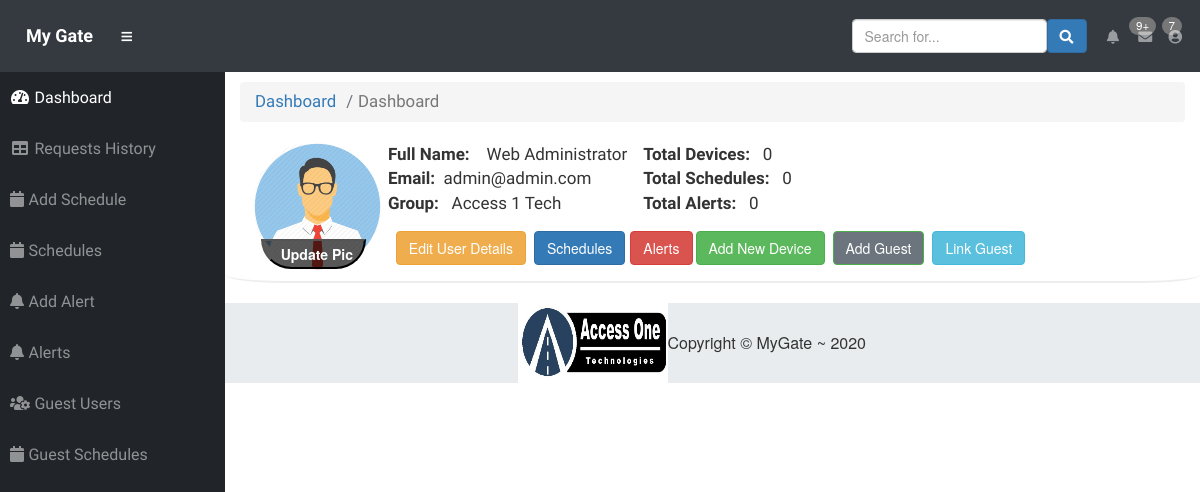
Page /dashboard.php (signed in) on the committed database.
### tables this page shows
CREATE TABLE `users` (
  `id` int(11) NOT NULL,
  `user_type` text NOT NULL,
  `parent_id` int(10) NOT NULL,
  `first_name` varchar(255) NOT NULL,
  `last_name` varchar(200) NOT NULL,
  `company` int(11) NOT NULL,
  `email` varchar(255) NOT NULL,
  `password` varchar(255) NOT NULL,
  `is_restricted` tinyint(1) NOT NULL DEFAULT '0',
  `image` varchar(100) NOT NULL DEFAULT 'default.png',
  `mac` varchar(40) NOT NULL,
  `mobile_mac` varchar(40) NOT NULL,
  `is_admin` tinyint(1) NOT NULL,
  `app_token` text NOT NULL
);

CREATE TABLE `company` (
  `id` int(20) NOT NULL,
  `name` text NOT NULL
);

### functions.php (called while the page is built, shortened)
<?php
function total_devices($con, $user_id)
{
    $sql = "SELECT * FROM user_and_devices WHERE user_id=$user_id";
    $res = mysqli_query($con, $sql);
    return mysqli_num_rows($res);
}
function total_schedules($con, $user_id)
{
    $sql = "SELECT * FROM schedule WHERE user_id=$user_id";
    $res = mysqli_query($con, $sql);
    return mysqli_num_rows($res);
}
function total_alerts($con, $user_id)
{
    $sql = "SELECT * FROM alert WHERE user_id=$user_id";
    $res = mysqli_query($con, $sql);
    return mysqli_num_rows($res);
}

### dashboard.php (the view, shortened to what this page needs)
<?php
require 'parts/common.php';
require 'functions.php';
$comp_id = $_SESSION["company"];
$sql1 = "SELECT * FROM company WHERE id=$comp_id";
$res1 = mysqli_query($con, $sql1);
$row_comp = mysqli_fetch_assoc($res1);
$company_name = $row_comp["name"];
$user_session_id = $_SESSION["id"];
$sql1 = "SELECT * FROM users WHERE id=".$user_session_id;
$res1 = mysqli_query($con, $sql1);
$row = mysqli_fetch_assoc($res1);
?>
<div class="row" id="bottom-border-user-dashboard">
    <div class="col-md-12 d-flex">
        <div class="user-img">
            <img id="user-avartar" style="height: 129px; padding-left: 10%;margin-bottom: 8%" class="img-circle" src="images/users/<?php echo $row["image"]; ?>">
            <button data-toggle="modal" data-target="#upload_img" class="upload-pic-btn" id="upload-img-btn">Update Pic</button>
        </div>
        <div class="user-report-details w-100" style="padding-left: 2%;">
            <div class="d-flex">
                <div>
                    <span style="font-family: 'PT Sans', sans-serif; font-size: 17px"><b>Full Name: &nbsp;&nbsp; </b> <?php echo $row["first_name"].' '.$row["last_name"]; ?></span><br>
                    <span style="font-family: 'PT Sans', sans-serif; font-size: 17px"><b>Email:&nbsp; </b> <?php echo $row["email"]; ?></span><br>
                    <span style="font-family: 'PT Sans', sans-serif; font-size: 17px"><b>Group: &nbsp;</b> <?php echo $company_name; ?></span><br>
                </div>
                <div style="margin-left: 2%;">
                    <span style="font-family: 'PT Sans', sans-serif; font-size: 17px"><b>Total Devices: &nbsp;</b> <?php echo total_devices($con, $user_session_id); ?></span><br>
                    <span style="font-family: 'PT Sans', sans-serif; font-size: 17px"><b>Total Schedules: &nbsp;</b> <?php echo total_schedules($con, $user_session_id); ?></span><br>
                    <span style="font-family: 'PT Sans', sans-serif; font-size: 17px"><b>Total Alerts: &nbsp;</b> <?php echo total_alerts($con, $user_session_id); ?></span><br>
                </div>
            </div>
            <?php if($_SESSION["user_type"]!="guest"){ ?>
                <div class="btn-custom-class d-flex" style="margin-top: 2%;">
                    <button name="model_btn" class="btn m-l-1 btn-warning" data-toggle="modal" data-target="#edit_user">
                        Edit User Details
                    </button>
                    <form method="get" action="list-all-schedules.php">
                        <button style="margin-left: 8px;" name="btn_schedule" class="btn btn-primary">Schedules</button>
                    </form>
                    <form method="post" action="list-all-alerts.php">
                        <button name="btn_alert" class="btn btn-danger m-l-3">Alerts</button>
                    </form>
                    <button name="model_btn" class="btn m-l-1 btn-success" data-toggle="modal" data-target="#link_new_device">
                        Add New Device
                    </button>
                    <button style="margin-left: 8px;" name="model_btn" class="btn m-l-1" id="custom_brown_btn" data-toggle="modal" data-target="#guest_user">
                        Add Guest
                    </button>
                    <button style="margin-left: 8px;" name="model_btn" class="btn m-l-1 btn-info"  data-toggle="modal" data-target="#guest_link">
                        Link Guest
                    </button>
                </div>
            <?php } ?>
        </div>
    </div>
</div>
<div class="row">
    <div class="col-md-12">
    </div>
</div>
</div>
<?php require 'parts/footer.php'; ?>
</div>
</div>
</body>
</html>

### css/custom.css (style rules this page uses)
html, body { height: 100%; margin: 0; padding: 0; }
#custom_brown_btn { border-color: #4cae4c; color: white; background-color: #6c757d; }
.user-img { position: relative; }
.upload-pic-btn { position: absolute; bottom: 9%; left: 16%; background: #000000a6; color: white; padding: 3px 11px 3px 18px; border-radius: 0px 0px 32px 32px; font-weight: bold; }
button#upload-img-btn { display: block; }
#user-avartar { max-width: 145px; //box-shadow: 0px 0px 13px #b9b5b5; }
.m-l-3 { margin-left: 8%; }
.m-l-1 { margin-left: 1%; }
#bottom-border-user-dashboard { border-bottom: 2px solid #6f6f6f1f; margin-bottom: 2%; border-radius: 6%; }

### rows in the picture
users: image (placeholder picture), first_name "Web", last_name "Administrator", email "admin@admin.com"
company: name "Access 1 Tech"

### other values in the picture
$current_page "Dashboard"
total_devices($con, $user_session_id) "0"
total_schedules($con, $user_session_id) "0"
total_alerts($con, $user_session_id) "0"
